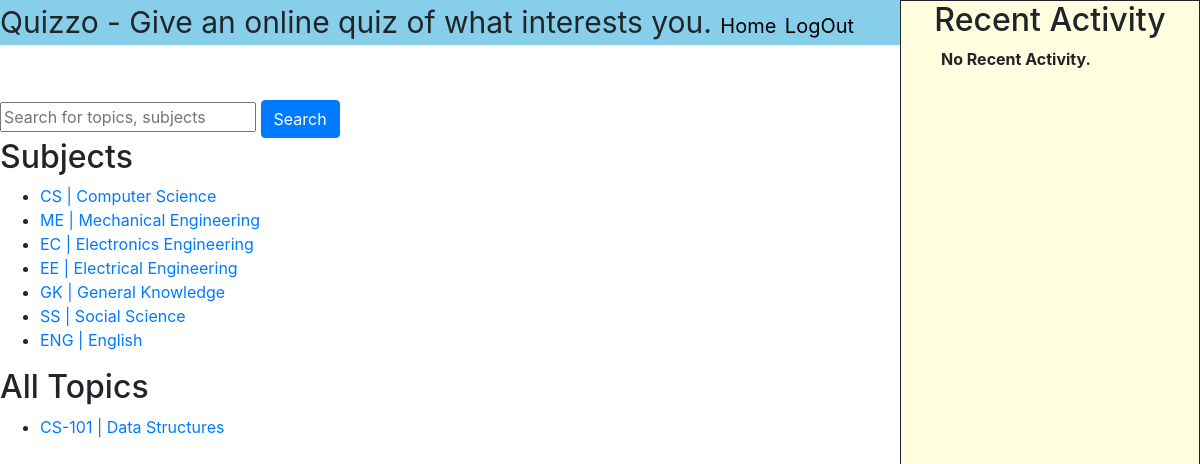
The app's page / (signed in) with its own data.
### exam/models.py (models this page shows, shortened)
class Subject(models.Model):
	code = models.CharField(max_length=3, primary_key=True)
	name = models.CharField(max_length=64)

class Topic(models.Model):
	code = models.IntegerField()
	name = models.CharField(max_length=64)
	subject = models.ForeignKey(Subject, on_delete=models.CASCADE, related_name="topic")
	def __str__(self):
		return f"{self.subject.code}-{self.code} | {self.name}"

### exam/views.py (the view)
# urls.py: path("", views.index, name="index"),
def index(request):
	if not request.user.is_authenticated:
		return render(request, "exam/login.html", {"message": None})
	fname = request.user.first_name
	activity = Result.objects.filter(user=fname)
	context = {
		"subjects" : Subject.objects.all(),
		"activities": activity,
		"user": fname,
		"topics": Topic.objects.all(),
	}
	return render(request, "exam/index.html", context)

### exam/templates/exam/index.html (shortened to what this page needs)
{% extends "exam/base.html" %}
{% block body %}
	<div>
		<form>
			<input id="search" type="text" name="search" autocomplete="on" placeholder="Search for topics, subjects">
			<input class="btn btn-primary" type="submit" value="Search">
		</form>
	</div>
	<div id="subject">
		<h2>Subjects</h2>
		<ul>
			{% for subject in subjects %}
				<li><a href="{% url 'topics' subject.code %}">{{ subject.code }} | {{ subject.name }}</a></li>
			{% empty %}
				<b>No Subjects.</b>
			{% endfor %}
		</ul>
	</div>
	<div id="topic">
		<h2>All Topics</h2>
		<ul>
			{% for topic in topics %}
				<li><a href="{% url 'test' topic.id %}">{{ topic }}</a></li>
			{% empty %}
				<b>No topics.</b>
			{% endfor %}
		</ul>
	</div>
{% endblock %}
{% block content %}
	<ol>
		{% for activity in activities %}
			<li type="1">
				<b>Test: {{activity.topic}}</b>
				<ul>
					<li>Score : {{activity.marks_obtained}} out of {{activity.marks_total}}</li>
				</ul>
			</li>
		{% empty %}
			<b>No Recent Activity.</b>
		{% endfor %}
	</ol>
{% endblock %}

### exam/templates/exam/base.html (shortened to what this page needs)
{% load static %}
<!DOCTYPE html>
<html>
	<head>
		<link rel="stylesheet" type="text/css" href="{% static 'exam/style.css' %}">
		<link rel="stylesheet" href="https://maxcdn.bootstrapcdn.com/bootstrap/4.0.0-beta.3/css/bootstrap.min.css">
	</head>
	<body class="mainbody">
		<header id="header">Quizzo - Give an online quiz of what interests you.
			<div class="home-btn">
				<a href="{% url 'index' %}">Home</a>
			</div>
			<div class="logout-btn">
				<a href="{% url 'logout' %}">LogOut</a>
			</div>
		</header>
		{% block body %}
		{% endblock %}
		<div class="recent">
			<h2 align="center">Recent Activity</h2>
			{% block content %}
			{% endblock %}
		</div>
	</body>
</html>

### exam/static/exam/style.css (style rules this page uses)
.recent { height: 100%; width: 300px; border: 1px solid; position: fixed; z-index: 1; top: 0; right: 0; background-color: lightyellow; overflow-x: hidden; }
.logout-btn a { text-decoration: none; font-size: 20px; color: black; }
#header { font-size: 30px; font-style: bold; margin-bottom: 300px; display: inline; background-color: skyblue; width: 100%; position: fixed; top: 0; left: 0; }
.mainbody { margin-top: 100px; }
a { text-decoration: none; color: black; }
.home-btn a { text-decoration: none; font-size: 20px; color: black; }
#header div { display: inline; }

### records on screen
Subject: code "CS", name "Computer Science"
Subject: code "ME", name "Mechanical Engineering"
Subject: code "EC", name "Electronics Engineering"
Subject: code "EE", name "Electrical Engineering"
Subject: code "GK", name "General Knowledge"
Subject: code "SS", name "Social Science"
Subject: code "ENG", name "English"
Topic: subject+code+name "CS-101 | Data Structures"
